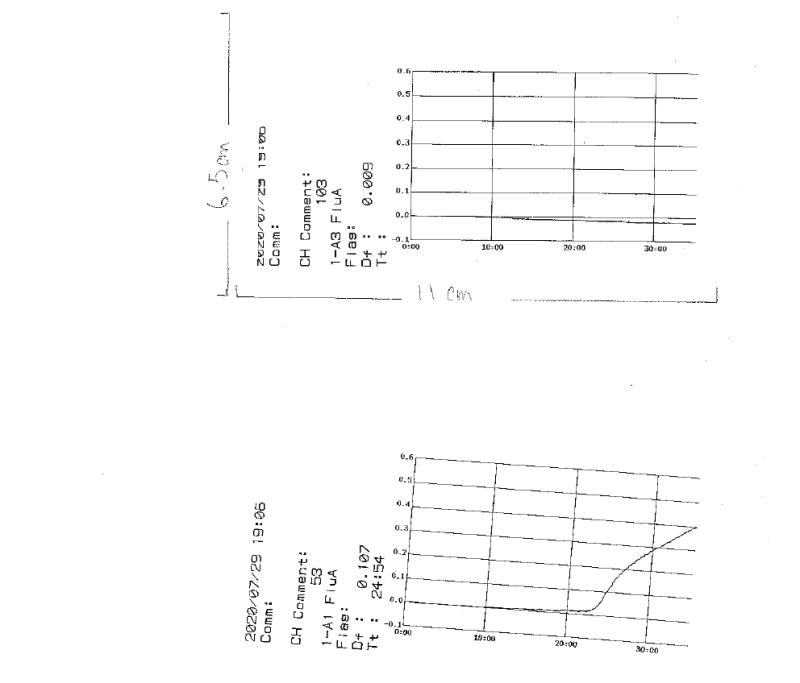
#> input picture OCR/graphs.jpg, 800 x 683 px
$ python 'tilted ocr.py'
#> lines starting #> are read from the running program, lines starting #| are printed output that depends on the picture; after the words box and inside, x2 and y2 are one past the last pixel; in counts of white or black regions, pixels touching at a corner belong together
import numpy as np
import cv2
import pytesseract


pytesseract.pytesseract.tesseract_cmd = 'C:\\Program Files (x86)\\Tesseract-OCR\\tesseract.exe'


img = cv2.imread("graphs.jpg", 0)
#> img is the input picture: shape (683, 800); min 0, max 255, mean 251.1
imgR = cv2.rotate(img, cv2.ROTATE_90_CLOCKWISE)
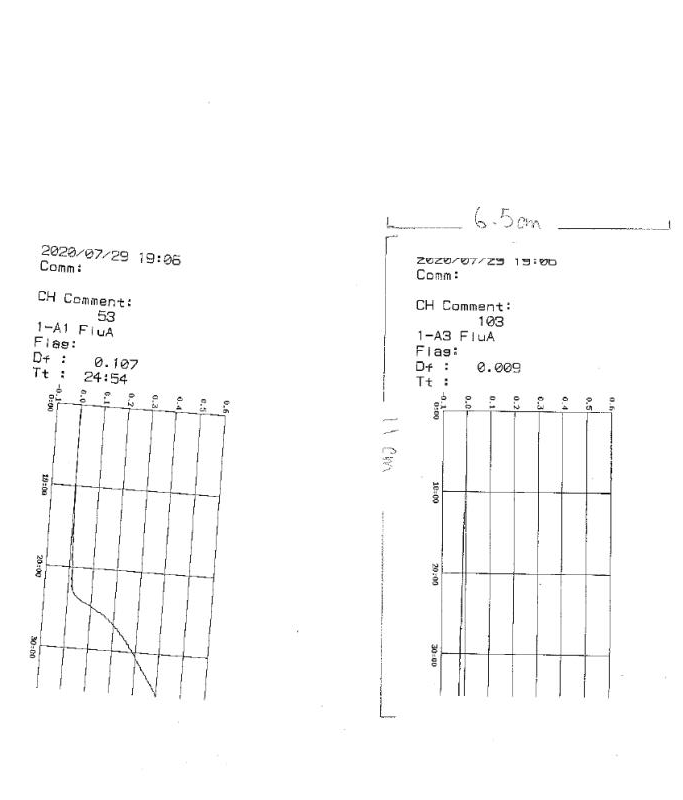
#> imgR: shape (800, 683); min 0, max 255, mean 251.1
inverted = cv2.bitwise_not(imgR)
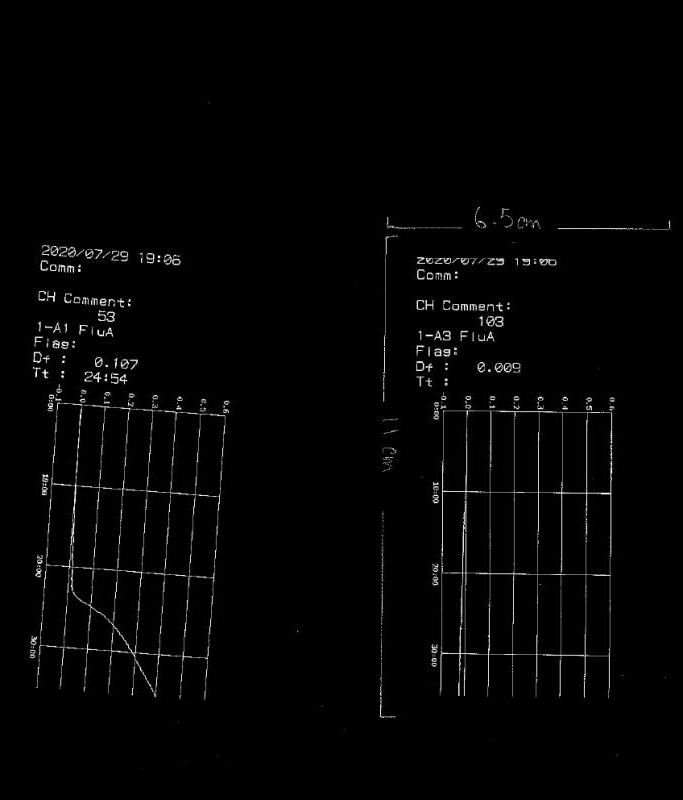
#> inverted: shape (800, 683); min 0, max 255, mean 3.9

thresh = cv2.threshold(inverted, 0, 255, cv2.THRESH_BINARY | cv2.THRESH_OTSU)[1]
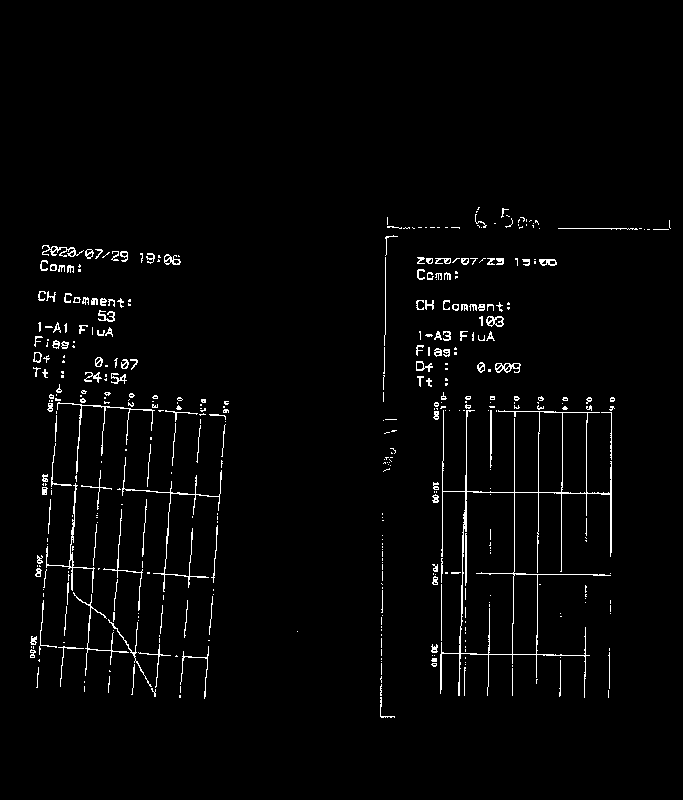
#> thresh: shape (800, 683); 2.2% white in thin lines or dots, all inside (x1, y1, x2, y2) = (30, 207, 671, 718)

coords = np.column_stack(np.where(thresh > 0))
#> coords = 12216 pairs, first value 207 to 717, second value 30 to 670
angle = cv2.minAreaRect(coords)[-1]
#> angle = -4.13

if angle < -45:
    angle = -(90 + angle)
else:
    angle = -angle
#> angle = 4.13

(h, w) = inverted.shape[:2]
#> h = 800; w = 683
center = (w // 2, h // 2)
#> center = (341, 400)
M = cv2.getRotationMatrix2D(center, angle, 1.0)
#> M = [[0.997, 0.0721, -27.95], [-0.0721, 0.997, 25.63]]
rotated = cv2.warpAffine(inverted, M, (w, h), flags = cv2.INTER_CUBIC, borderMode=cv2.BORDER_REPLICATE)
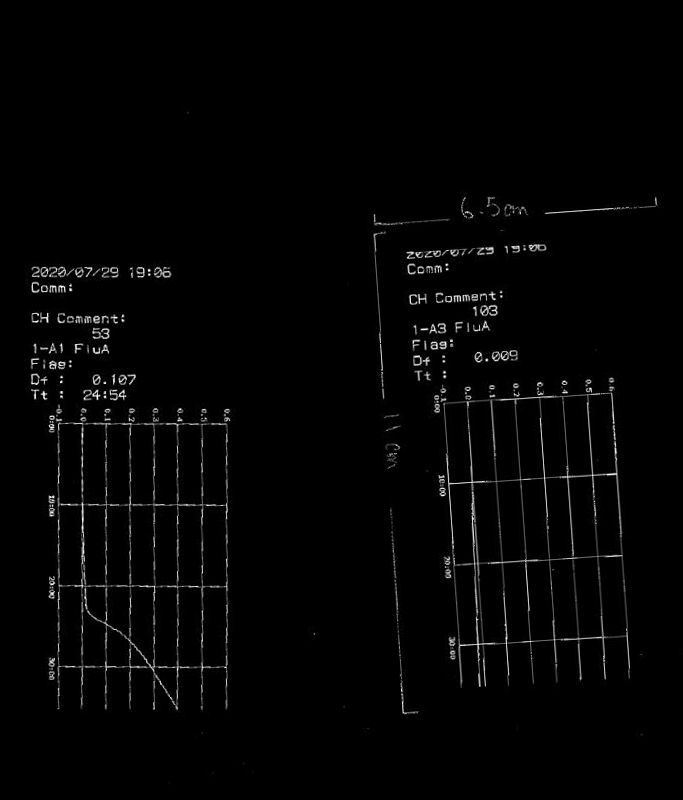
#> rotated: shape (800, 683); min 0, max 255, mean 4

cv2.putText(rotated, "Angle: {:.2f} degrees".format(angle), (10, 30), cv2.FONT_HERSHEY_SIMPLEX, 0.7, (0, 0, 255), 2)
print(pytesseract.image_to_string(rotated))
#> (this line was passed over: pytesseract is not available in this run)

cv2.imshow("graph", inverted)
cv2.imshow("rotated", rotated)
cv2.waitKey(0)
cv2.destroyAllWindows()
